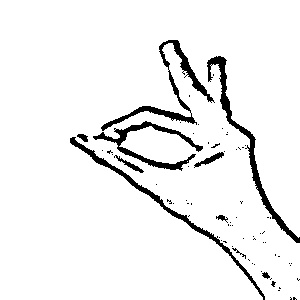
#> input picture imgs/test.jpg, 300 x 300 px
$ python -i live_feed.py   (imports and definitions only)
#> lines starting #> are read from the running program, lines starting #| are printed output that depends on the picture; after the words box and inside, x2 and y2 are one past the last pixel; in counts of white or black regions, pixels touching at a corner belong together
#> further down, picture is the input picture: shape (300, 300, 3); min 0, max 255, mean 239.9
import tensorflow as tf
import numpy as np
import copy
import cv2
import os


dataColor = (0,255,0)
font = cv2.FONT_HERSHEY_SIMPLEX
fx, fy, fh = 10, 50, 45
takingData = 0
className = 'NONE'
count = 0
showMask = 1


classes = 'OK NOTHING PEACE PUNCH STOP '.split()


# [5 lines left out: function initClass, not called in this run]


def binaryMask(img):
    img = cv2.cvtColor(img, cv2.COLOR_BGR2GRAY)
    img = cv2.GaussianBlur(img, (7,7), 3)
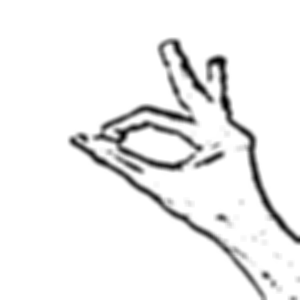
#> img: shape (300, 300); min 0, max 255, mean 239.9
    img = cv2.adaptiveThreshold(img, 255, cv2.ADAPTIVE_THRESH_GAUSSIAN_C, cv2.THRESH_BINARY_INV, 11, 2)
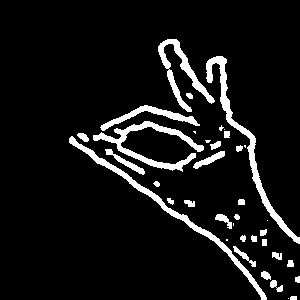
#> img: shape (300, 300); 8.1% white; 38 white regions (9 under 20 px), largest, box (x1, y1, x2, y2) and area: (206, 56, 300, 244) 1487, (69, 136, 267, 300) 1410, (93, 121, 204, 172) 1244
    ret, new = cv2.threshold(img, 25, 255, cv2.THRESH_BINARY_INV + cv2.THRESH_OTSU)
#> ret = 0
    return new


# [104 lines left out: function main, not called in this run]


# [3 lines not run here, left out]

>>> import cv2
>>> picture = cv2.imread('imgs/test.jpg')
>>> result = binaryMask(picture)
